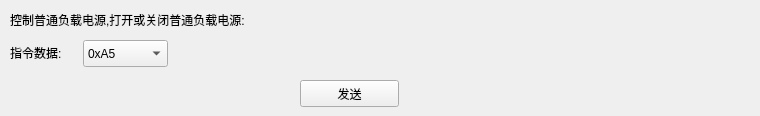
           <widget class="QWidget" name="tab_48">
            <attribute name="title">
             <string>0x06</string>
            </attribute>
            <widget class="QLabel" name="label_113">
             <property name="geometry">
              <rect>
               <x>10</x>
               <y>4</y>
               <width>741</width>
               <height>31</height>
              </rect>
             </property>
             <property name="text">
              <string>控制普通负载电源,打开或关闭普通负载电源:</string>
             </property>
            </widget>
            <widget class="QComboBox" name="instruct06_comboBox_4">
             <property name="geometry">
              <rect>
               <x>83</x>
               <y>40</y>
               <width>85</width>
               <height>27</height>
              </rect>
             </property>
             <item>
              <property name="text">
               <string>0xA5</string>
              </property>
             </item>
             <item>
              <property name="text">
               <string>0xB6</string>
              </property>
             </item>
            </widget>
            <widget class="QLabel" name="label_114">
             <property name="geometry">
              <rect>
               <x>10</x>
               <y>42</y>
               <width>71</width>
               <height>21</height>
              </rect>
             </property>
             <property name="text">
              <string>指令数据:</string>
             </property>
            </widget>
            <widget class="QPushButton" name="ID06send_pushButton_4">
             <property name="geometry">
              <rect>
               <x>300</x>
               <y>80</y>
               <width>99</width>
               <height>27</height>
              </rect>
             </property>
             <property name="text">
              <string>发送</string>
             </property>
            </widget>
           </widget>
